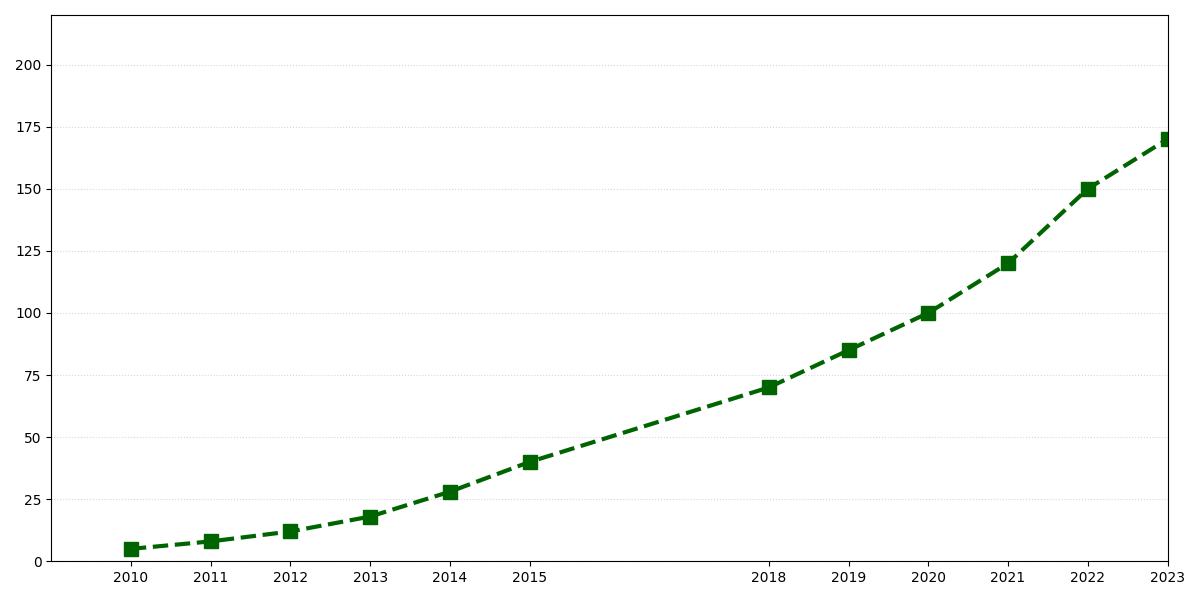

Write Python code to recreate this figure.
import matplotlib.pyplot as plt
import numpy as np

years = np.arange(2010, 2024)
bandwidth = [5, 8, 12, 18, 28, 40, 55, 70, 85, 100, 120, 150, 170, 200]

# Remove one or more data points for the corresponding years.
# Let's say we are removing data for the years 2016 and 2017
years = np.array([2010, 2011, 2012, 2013, 2014, 2015, 2018, 2019, 2020, 2021, 2022, 2023])
bandwidth = [5, 8, 12, 18, 28, 40, 70, 85, 100, 120, 150, 170]

fig, ax = plt.subplots(figsize=(12, 6))
ax.plot(years, bandwidth, color='darkgreen', marker='s', linestyle='--', linewidth=3, markersize=10)

ax.set_xticks(years)
ax.set_xlim(2009, 2023)
ax.set_ylim(0, 220)
ax.yaxis.grid(True, linestyle=':', alpha=0.5)

plt.tight_layout()
plt.show()
